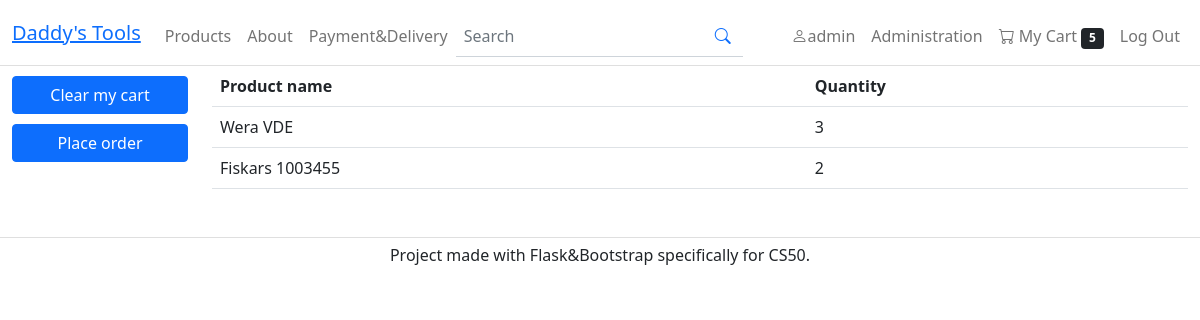
Page /view_cart (signed in) on the committed database.
### tables this page shows
CREATE TABLE "Products" (
	"ID"	TEXT NOT NULL UNIQUE,
	"Brand"	TEXT NOT NULL,
	"Model"	TEXT,
	"Description"	TEXT,
	"Category_ID"	INTEGER NOT NULL,
	"Price"	REAL,
	"Image_file"	TEXT,
	PRIMARY KEY("ID"),
	FOREIGN KEY("Category_ID") REFERENCES "Categories"("ID")
);

### views/cart_views.py (the view)
def view_cart():
    res = cur.execute('''SELECT Products.Brand, Products.Model, COUNT(*)
                        FROM Cart_items
                        JOIN Products ON Products.ID = Cart_items.Product_ID
                        WHERE Cart_ID = (SELECT ID FROM Carts WHERE Customer_ID = ?)
                        GROUP BY Products.ID''',
                        (session["user_id"], ))
    items = res.fetchall()
    return render_template("cart.html", items=items)

### app.py (called while the page is built)
@app.after_request
def after_request(response):
    response.headers["Cache-Control"] = "no-cache, no-store, must-revalidate"
    response.headers["Expires"] = 0
    response.headers["Pragma"] = "no-cache"
    return response

### templates/cart.html (shortened to what this page needs)
{% extends "layout.html" %}
{% block head_inners %}
    <link rel="stylesheet" href="{{ url_for('static', filename='css/styles.css') }}">
{% endblock %}
{% block secondary_content %}
<div id="cart-actions">
    <a href="/clear_cart">
        <button style="width: 100%;" class="btn btn-primary">Clear my cart</button>
    </a>
    <a href="/new_order">
        <button style="width: 100%;" class="btn btn-primary">Place order</button>
    </a>
</div>
{% endblock %}
{% block content %}
    <table class="table">
        <tr>
            <th>Product name</th>
            <th>Quantity</th>
        </tr>
        {% for item in items %}
        <tr>
            <td>{{item[0]}} {{item[1]}}</td>
            <td>{{item[2]}}</td>
        </tr>
        {% endfor %}
    </table>
{% endblock %}

### static/css/styles.css (style rules this page uses)
#cart-actions button { margin-top: 10px; }

### rows in the picture
Products: Brand "Wera", Model "VDE", item "3"
Products: Brand "Fiskars", Model "1003455", item "2"

### other values in the picture
{{ session["user_name"] }} "admin"
{{ session["user_cart_size"] }} "5"
